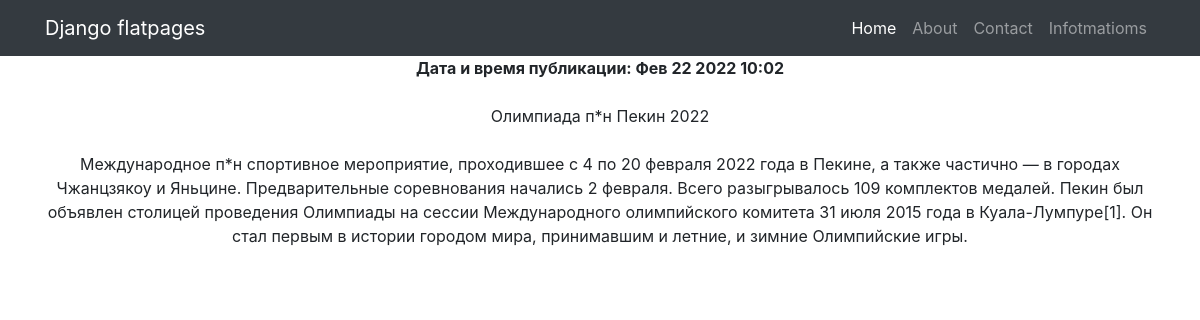
Screenshot of /news/3 with the database file from the repository.
### news/models.py (models this page shows, shortened)
class News(models.Model):
    name = models.CharField(
        max_length=50,
        unique=True, # названия товаров не должны повторяться
    )
    description = models.TextField()
    quantity = models.IntegerField(
        validators=[MinValueValidator(0)],
    )
    category = models.ForeignKey(
        to='category',
        on_delete=models.CASCADE,
        related_name='news', # все продукты в категории будут доступны через поле news
    )
    price = models.FloatField(
        validators=[MinValueValidator(0.0)],
    )

### news/views.py (the view)
# urls.py: path('<int:pk>', NewsDetail.as_view()),  # pk — это первичный ключ товара, который будет выводиться у нас в шаблон
class NewsDetail(DetailView):
    model = News # модель всё та же, но мы хотим получать детали конкретной отдельной новости
    template_name = 'current_news.html' # название шаблона будет product.html
    context_object_name = 'news' # название объекта
    def get_context_data(self, **kwargs):
        context = super().get_context_data(**kwargs)
        context["time_now"] = datetime.utcnow()
        return context

### news/templatetags/custom_filters.py (called while the page is built)
@register.filter(name='censor')
def censor(value):
    list_value = value.split()
    clean_list = []
    for word_list_value in list_value:
        word_lower = word_list_value.lower()
        for unwanted_word in unwanted_words:
            if unwanted_word in word_lower:
                s = f'{word_list_value[:1]}*{word_list_value[-1]}'
                word_list_value = s
                break
        clean_list.append(word_list_value)
    return ' '.join(clean_list)

### templates/current_news.html (shortened to what this page needs)
{% extends 'flatpages/default.html' %}
{% load custom_filters %}
{% block content %}
<b>Дата и время публикации: {{ time_now|date:'M d Y H:m' }}</b><br><br>
{{ news.name|censor }}<br><br>
{{ news.description|censor }}
{% endblock content %}

### rows the page displays
News: name|censor "Олимпиада п*н Пекин 2022", description|censor "Международное п*н спортивное мероприятие, проходившее с 4 по 20 февраля 2022 года в Пекине, а также частично — в городах Чжанцзякоу и Яньцине. Предварительные соревнования начались 2 февраля. Всего разыгрывалось 109 комплектов медалей. Пекин был объявлен столицей проведения Олимпиады на сессии Международного олимпийского комитета 31 июля 2015 года в Куала-Лумпуре[1]. Он стал первым в истории городом мира, принимавшим и летние, и зимние Олимпийские игры."

### other values shown
{{ time_now|date:'M d Y H:m' }} "Фев 22 2022 10:02"
